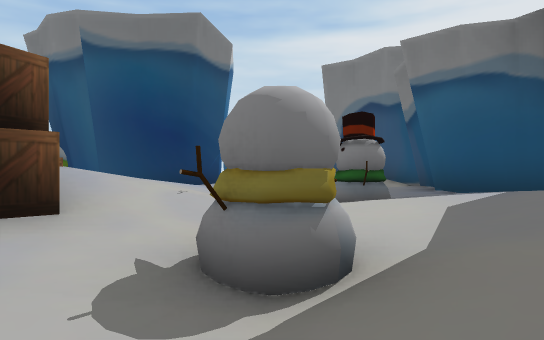
[1] (above)

20 first-person views from a walk through a 3-D level made in the Unity game engine. The camera is 1.3 m above the floor, looks level and sees 70° across. The floor is counted in squares, 2 m on a side. Each view is taken from the middle of a square. On the plan, view 1 faces up. The plan holds only what a view shows up to about 11 squares ahead; the rest is blank. The place goes on beyond the plan. Some animated figures are left out.

[2]
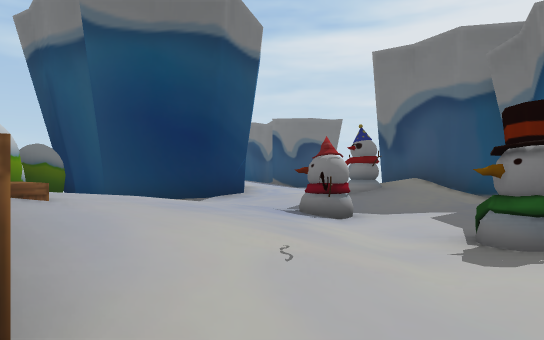

[3]
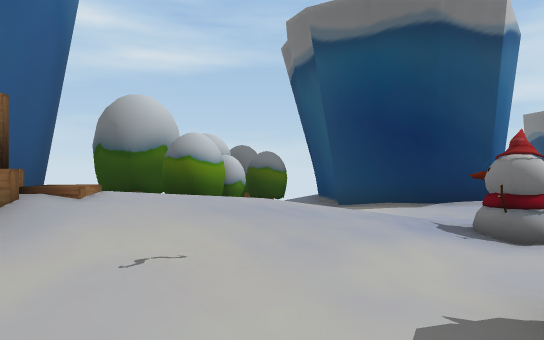

[4]
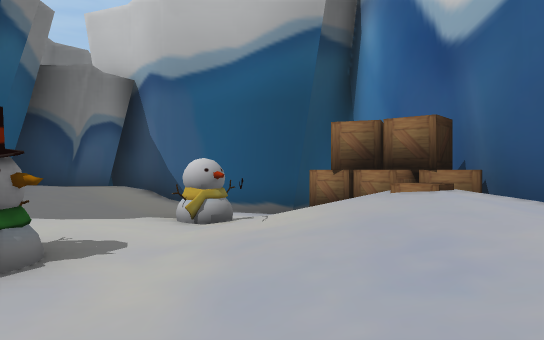

[5]
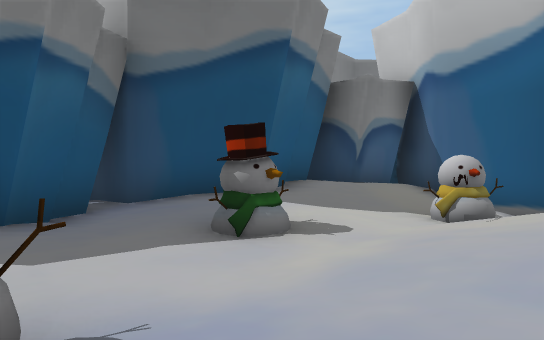

[6]
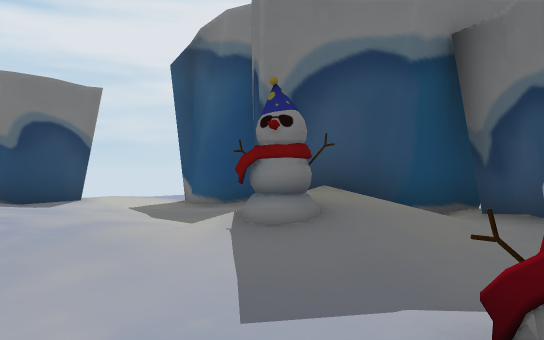

[7]
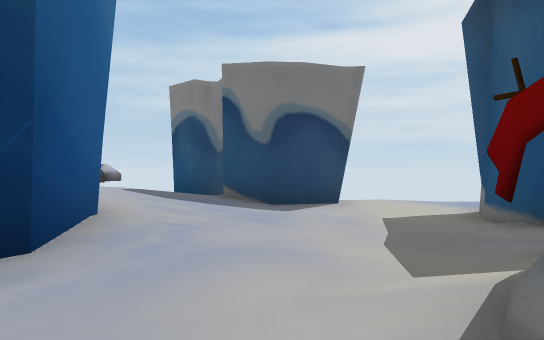

[8]
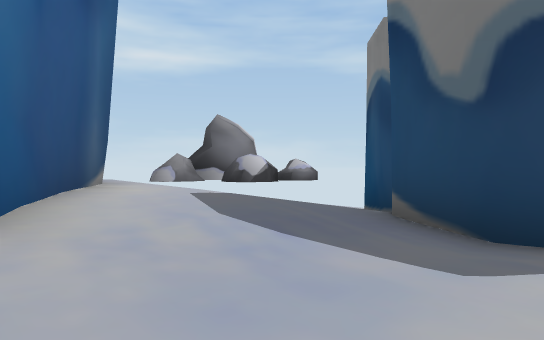

[9]
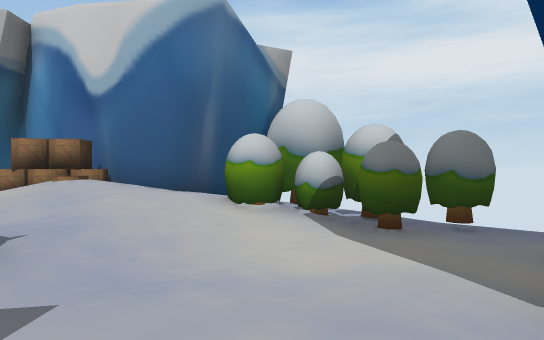

[10]
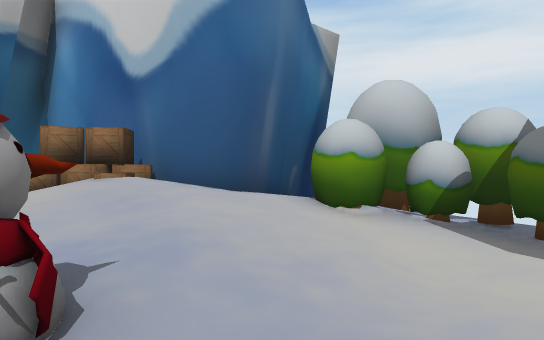

[11]
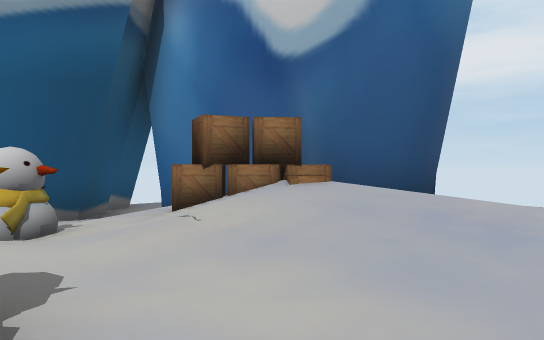

[12]
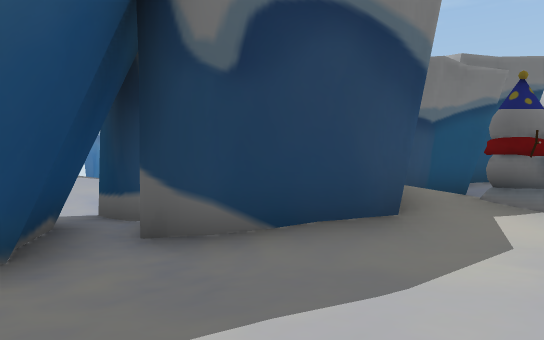

[13]
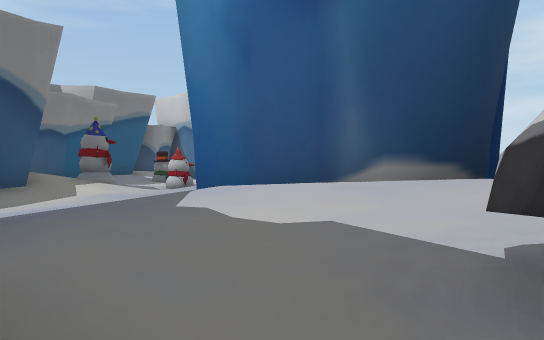

[14]
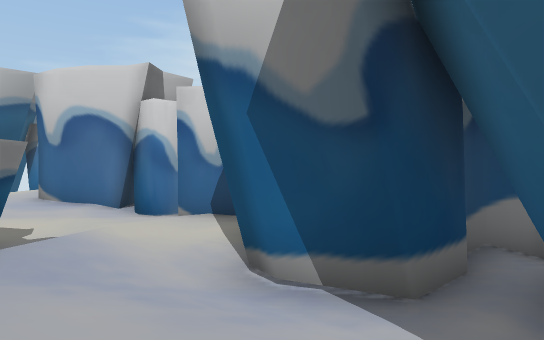

[15]
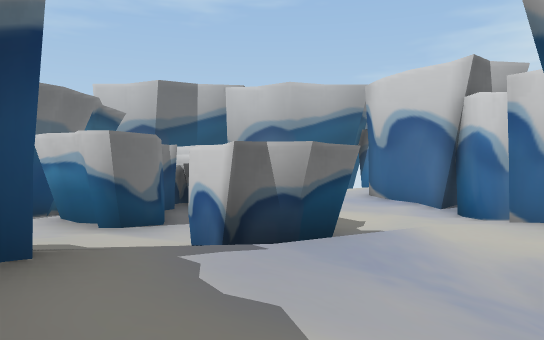

[16]
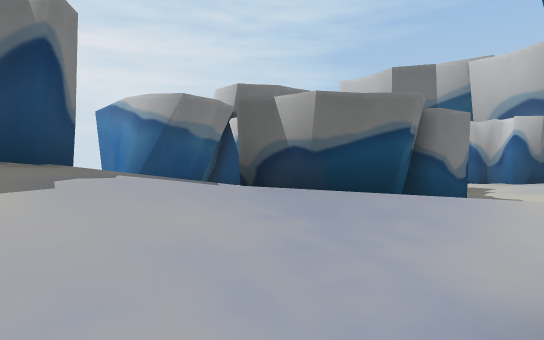

[17]
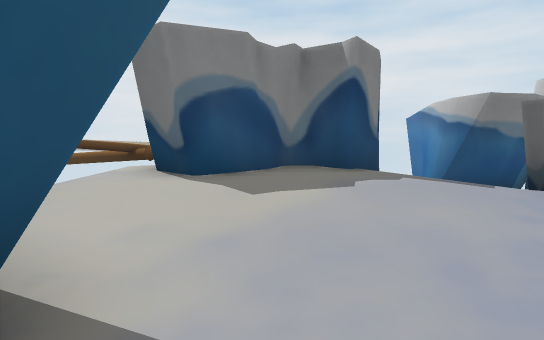

[18]
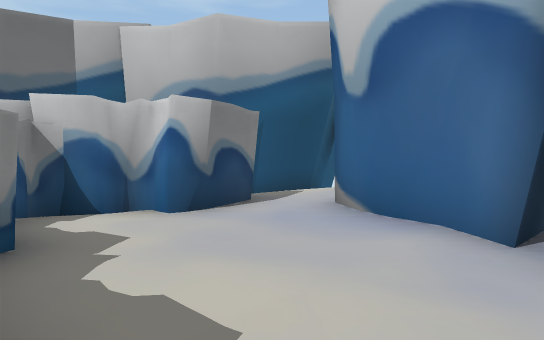

[19]
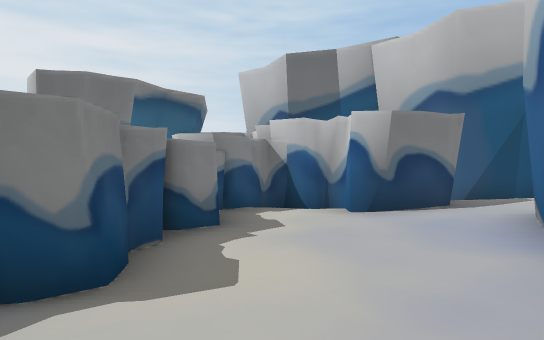

[20]
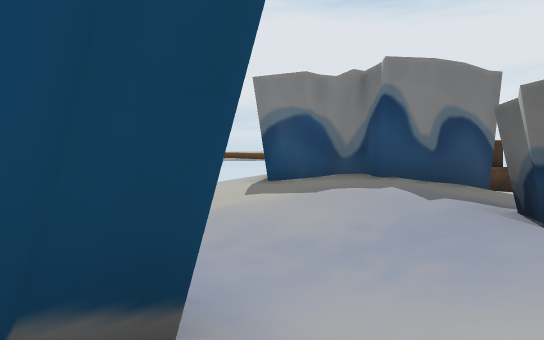

### Floor plan
Key: @ floor where view 1 was taken; # wall or solid block; . main floor; : floor 0.25 m higher than the main floor; - floor 0.25 m lower than the main floor; + floor 0.5 m higher than the main floor; _ floor 0.5 m lower than the main floor; * floor 0.75 m higher than the main floor; < floor 0.75 m lower than the main floor; % floor 1 m higher than the main floor; / step, stairs or slope; = window, fence, low wall or low ledge; ^ raised ledge; B box.
Columns run from 8 left of view 1 to 18 right of it. Each row starts with its distance up from view 1.
 20    ##_#     _<
 19   ###-##  --_<
 18   -^#..###-__#        .#
 17   /++++.---_##     // #.
 16    ##++.--__#    :+*/ =
 15     ##:.--__#####:+##
 14      ##.--__#--_-:*%#
 13  ##  ##-.-/#####-:*%## BB
 12   ####--./######-.+**#
 11  <<__---.#+####_//:#::
 10  #__-_---::/.#.-/###.:
  9  <_#____--..##::./#--..  ##
  8   ##--..#-..##...######  #
  7   ##::+.-..###....###    #
  6  ##:+++:-...##....###
  5    :+**:.#::###::::##   #
  4   ###//+.:::# ##:::#    #
  3 ##  #BB.-.:##  +:###
  2     #:..#.+*#  ++#
  1      # -_.+*#  ++
  0      # _@.+##
 -1       ####:#
 -2          ###   ####

Positions as (right, up) in squares from view 1, and headings:
1: (0, 0), facing up
2: (-1, 2), facing up
3: (1, 3), facing up-left
4: (-1, 8), facing down
5: (-2, 8), facing down-right
6: (-2, 8), facing up-right
7: (0, 10), facing up
8: (1, 14), facing up-left
9: (0, 12), facing down-left
10: (0, 10), facing down-left
11: (1, 7), facing down-left
12: (0, 16), facing down-right
13: (-3, 20), facing down
14: (10, 15), facing down-left
15: (10, 15), facing down
16: (7, 14), facing down-right
17: (6, 14), facing right
18: (8, 9), facing down
19: (6, 9), facing down-right
20: (6, 10), facing up-right
